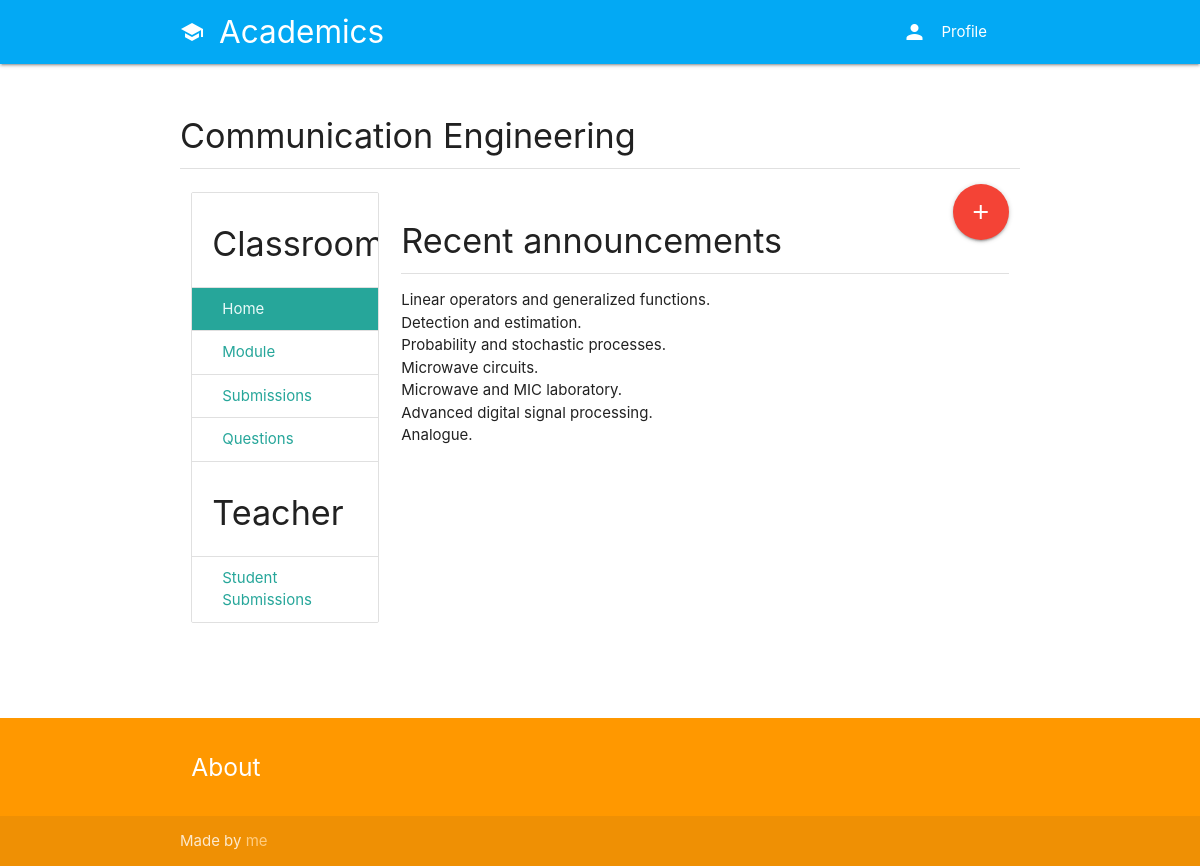
/course/e46793b5730f43e9badbcbce2be893d7/ (signed in), run on the app's committed database.
### classroom/models.py (models this page shows, shortened)
class Course(models.Model):
	id = models.UUIDField(primary_key=True, default=uuid.uuid4, editable=False)
	picture = models.ImageField(upload_to=user_directory_path)
	title = models.CharField(max_length=200)
	description = models.CharField(max_length=300)
	category = models.ForeignKey(Category, on_delete=models.CASCADE)
	syllabus = RichTextField()
	user = models.ForeignKey(User, on_delete=models.CASCADE, related_name='course_owner')
	enrolled = models.ManyToManyField(User)
	modules = models.ManyToManyField(Module)
	questions = models.ManyToManyField(Question)

### classroom/views.py (the view)
# urls.py: path('<course_id>/', CourseDetail, name='course'),
@login_required
def CourseDetail(request, course_id):
	user = request.user
	course = get_object_or_404(Course, id=course_id)
	teacher_mode = False
	if user == course.user:
		teacher_mode = True
	context = {
		'course': course,
		'teacher_mode': teacher_mode,
	}
	return render(request, 'classroom/course.html', context)

### authy/views.py (called while the page is built)
def SideNavInfo(request):
	user = request.user
	nav_profile = None
	if user.is_authenticated:
		nav_profile = Profile.objects.get(user=user)
	return {'nav_profile': nav_profile}

### direct/views.py (called while the page is built)
def CheckDirects(request):
    directs_count = 0
    if request.user.is_authenticated:
        directs_count = Message.objects.filter(user=request.user, is_read=False).count()
    return {'directs_count': directs_count}

### student_portal/templates/classroom/course.html (shortened to what this page needs)
{% extends 'base.html' %} {% load static %} {% block content %}
<div class="section">
  <h4>{{ course.title }}</h4>
  <div class="divider"></div>
</div>
<div class="row">
  <div class="col s3">
    <ul class="collection with-header">
      <li class="collection-header"><h4>Classroom</h4></li>
      <a href="{% url 'course' course.id %" class="collection-item active"
        >Home</a
      >
      <a href="{% url 'modules' course.id %}" class="collection-item">Module</a>
      <a href="{% url 'submissions' course.id %}" class="collection-item"
        >Submissions</a
      >
      <a href="{% url 'questions' course.id %}" class="collection-item"
        >Questions</a
      >
      {% if teacher_mode == True %}
      <li class="collection-header"><h4>Teacher</h4></li>
      <a
        href="{% url 'student-submissions' course.id %}"
        class="collection-item"
        >Student Submissions</a
      >
      {% endif %}
    </ul>
  </div>
  <div class="col s9">
    {% if teacher_mode == True %}
    <a
      href="{% url 'announcement' course.id %}"
      class="btn-floating btn-large waves-effect waves-light red right"
      ><i class="material-icons">add</i></a
    >
    {% endif %}
    <div class="section">
      <h4>Recent announcements</h4>
      <div class="divider"></div>
      {{ course.syllabus | safe }}
    </div>
  </div>
</div>
{% endblock %}

### data on the page
Course: title "Communication Engineering", syllabus "Linear operators and generalized functions. Detection and estimation. Probability and stochastic processes. Microwave circuits. Microwave and MIC laboratory. Advanced digital signal processing. Analogue."
